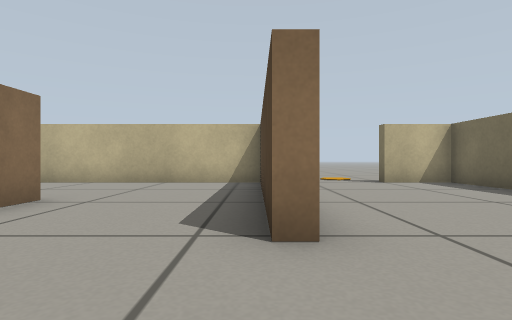
View 1 (above)

12 first-person views from a walk through a robot-simulator world made for Gazebo. The camera is 0.31 m above the floor, looks level and sees 80° across. The floor is counted in squares, 0.5 m on a side. Each view is taken from the middle of a square. On the plan, view 1 faces up. The plan holds only what a view shows up to about 9 squares ahead; the rest is blank.

View 2
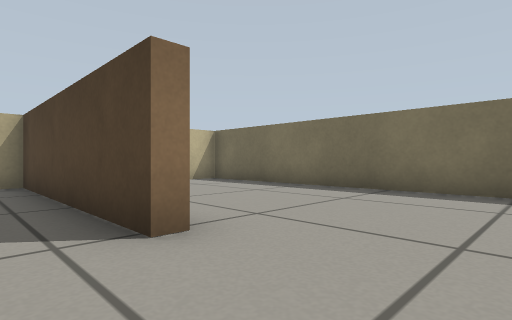

View 3
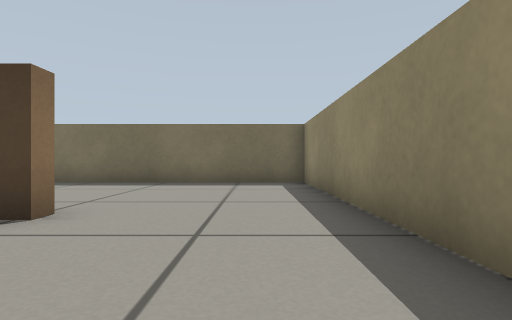

View 4
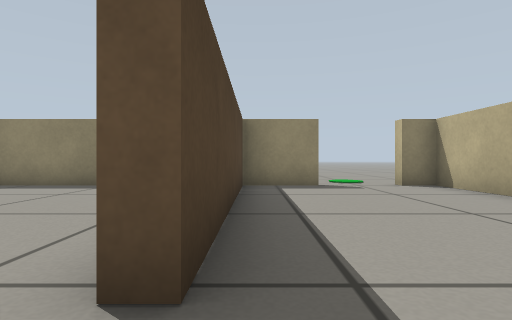

View 5
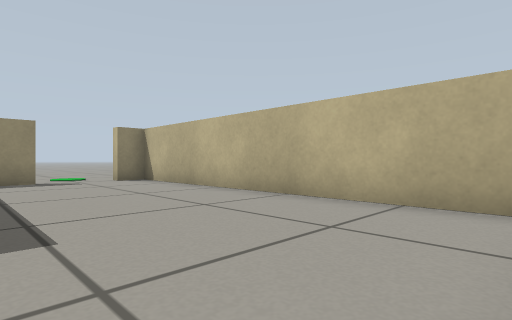

View 6
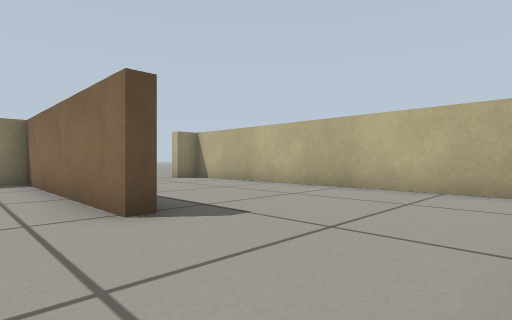

View 7
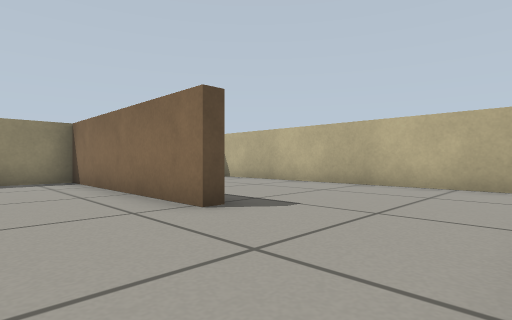

View 8
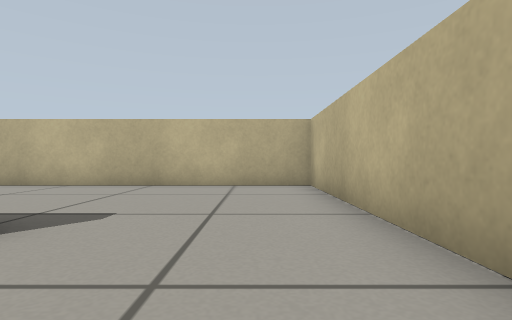

View 9
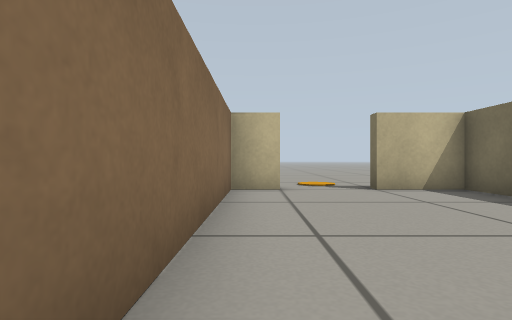

View 10
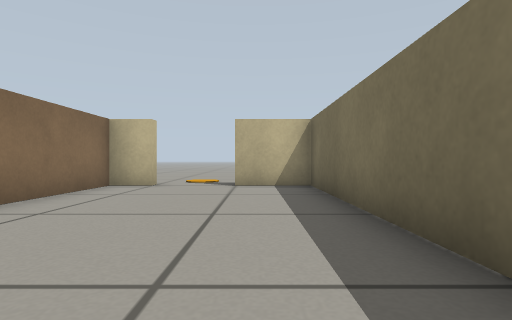

View 11
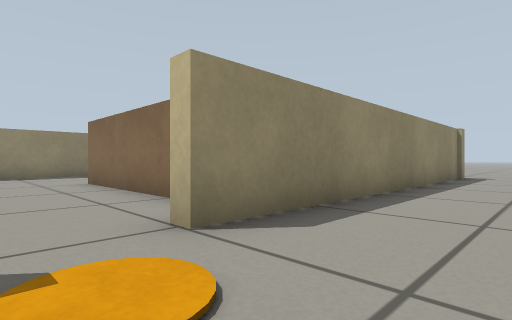

View 12
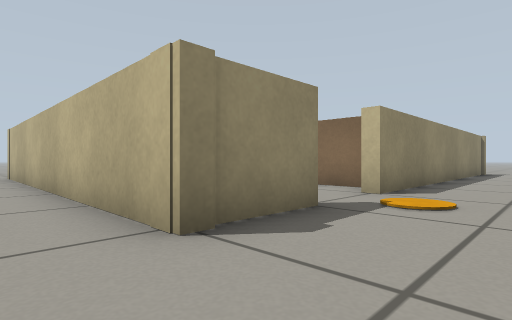

### Floor plan
Points are (right, up) in squares from view 1. A wall is a line through its corners. A room is listed if a view was taken in it or the views show most of it. See-through windows are left out.
Room 1 (views 1, 2, 3, 4, 5, 6, 7, 8, 9, 10)
walls: (1.5, 8.7) (1.5, 8.3) (0.5, 8.3) (0.5, 2.3) (0.1, 2.3) (0.1, 8.3) (-8.3, 8.3) (-8.3, -1.3) (-7.5, -1.3); (-5.5, -1.3) (-3.7, -1.3) (-3.7, 4.7) (-3.3, 4.7) (-3.3, -1.3) (5.3, -1.3) (5.3, 8.3) (3.5, 8.3)
ways out: opening at (2.5, 9) to room 2; opening at (-6.5, -1) to room 3
Room 2 (view 11)
walls: (-7.4, 8.7) (1.5, 8.7); (3.5, 8.3) (3.5, 8.7) (5.7, 8.7)
ways out: opening at (2.5, 9) to room 1; opening at (4.5, 10.5) to room 3
Room 3 (view 12)
walls: (-7.5, -1.3) (-7.5, -1.8); (5.7, 8.7) (5.7, -0.2)
ways out: opening at (-6.5, -1) to room 1; opening at (4.5, 10.5) to room 2

Where each view was taken, in squares from view 1:
view 1: 0 up, 0 right, facing up
view 2: 0 up, 1 left, facing up-right
view 3: 0 up, 3 left, facing right
view 4: 6 up, 4 left, facing down
view 5: 8 up, 4 left, facing down-left
view 6: 8 up, 2 left, facing down-left
view 7: 8 up, 1 left, facing down-left
view 8: 7 up, 1 left, facing left
view 9: 2 up, 1 right, facing up
view 10: 1 up, 4 right, facing up
view 11: 11 up, 3 right, facing down-left
view 12: 11 up, 7 right, facing down-left
